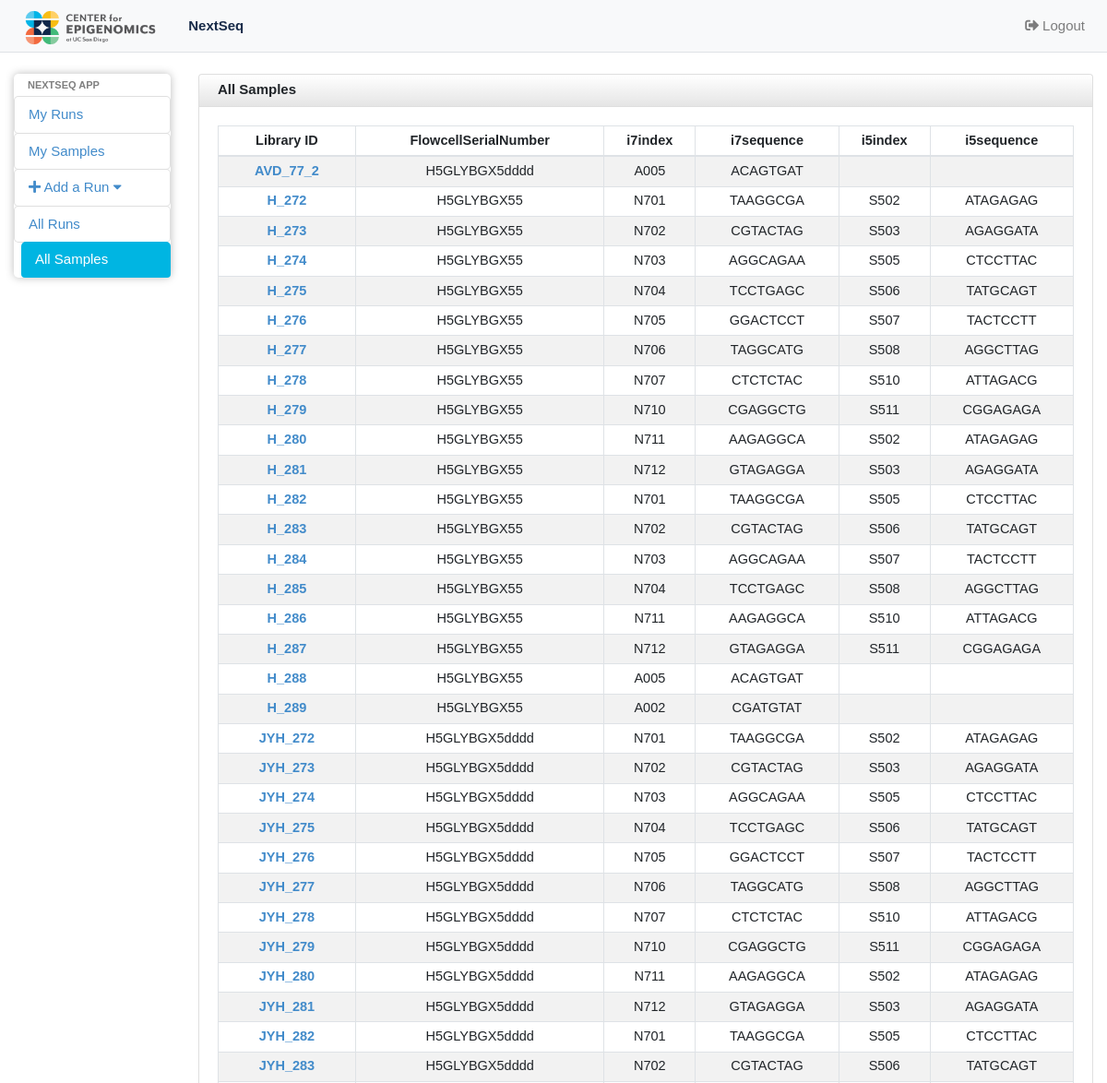
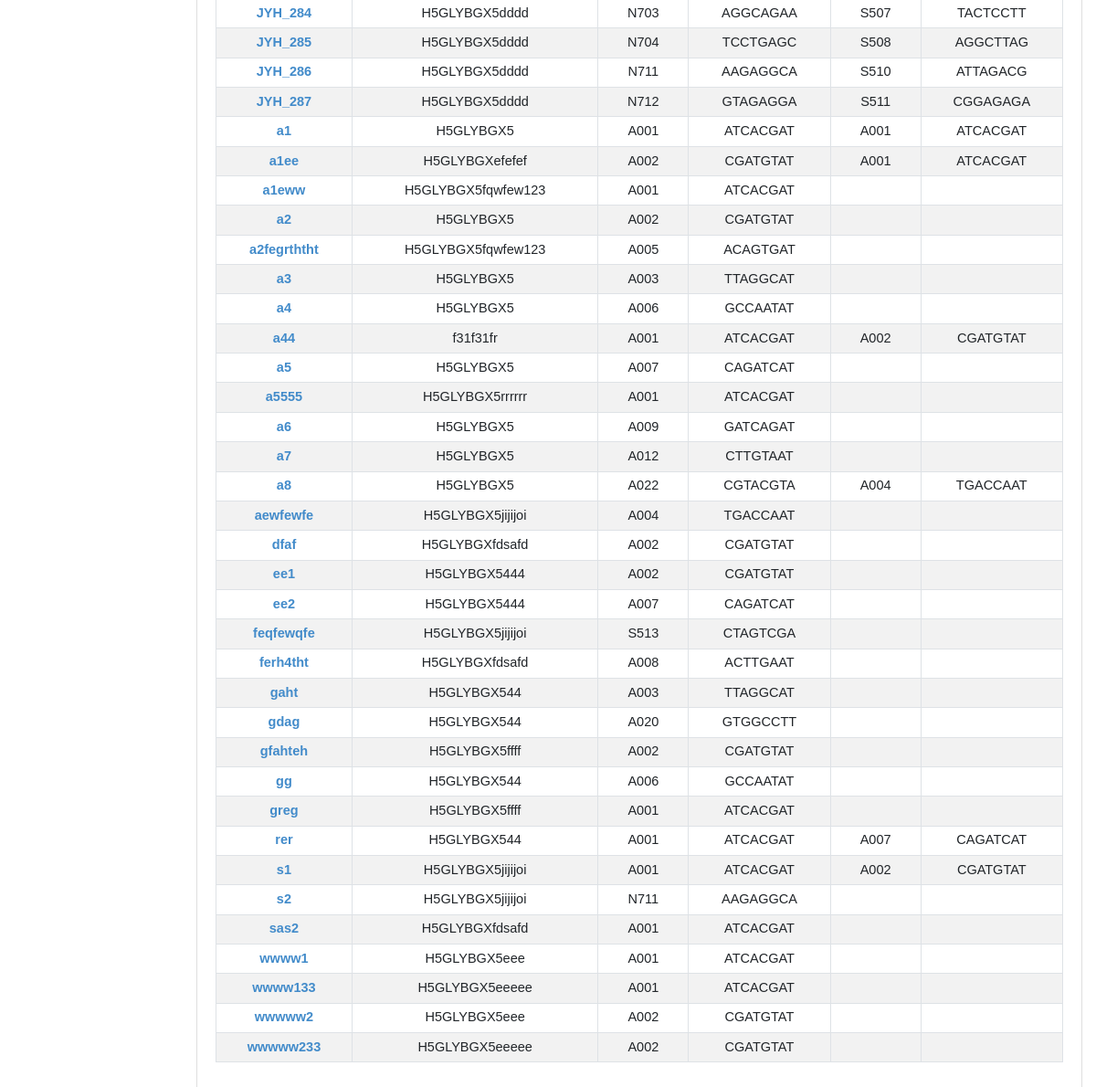
The page /nextseq_app/allsamples/ (signed in) on the database as committed earlier (2 pictures, top to bottom).
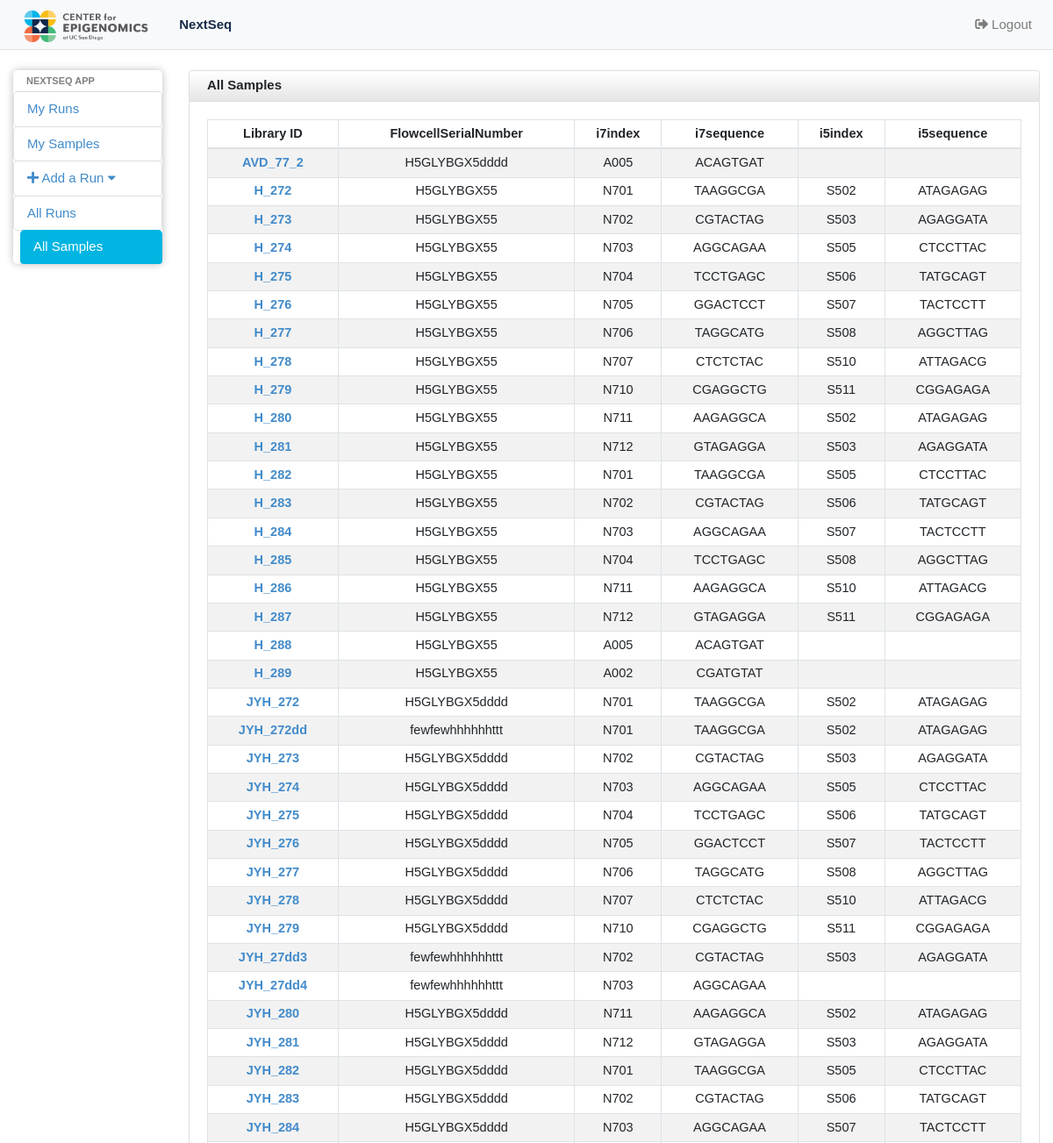
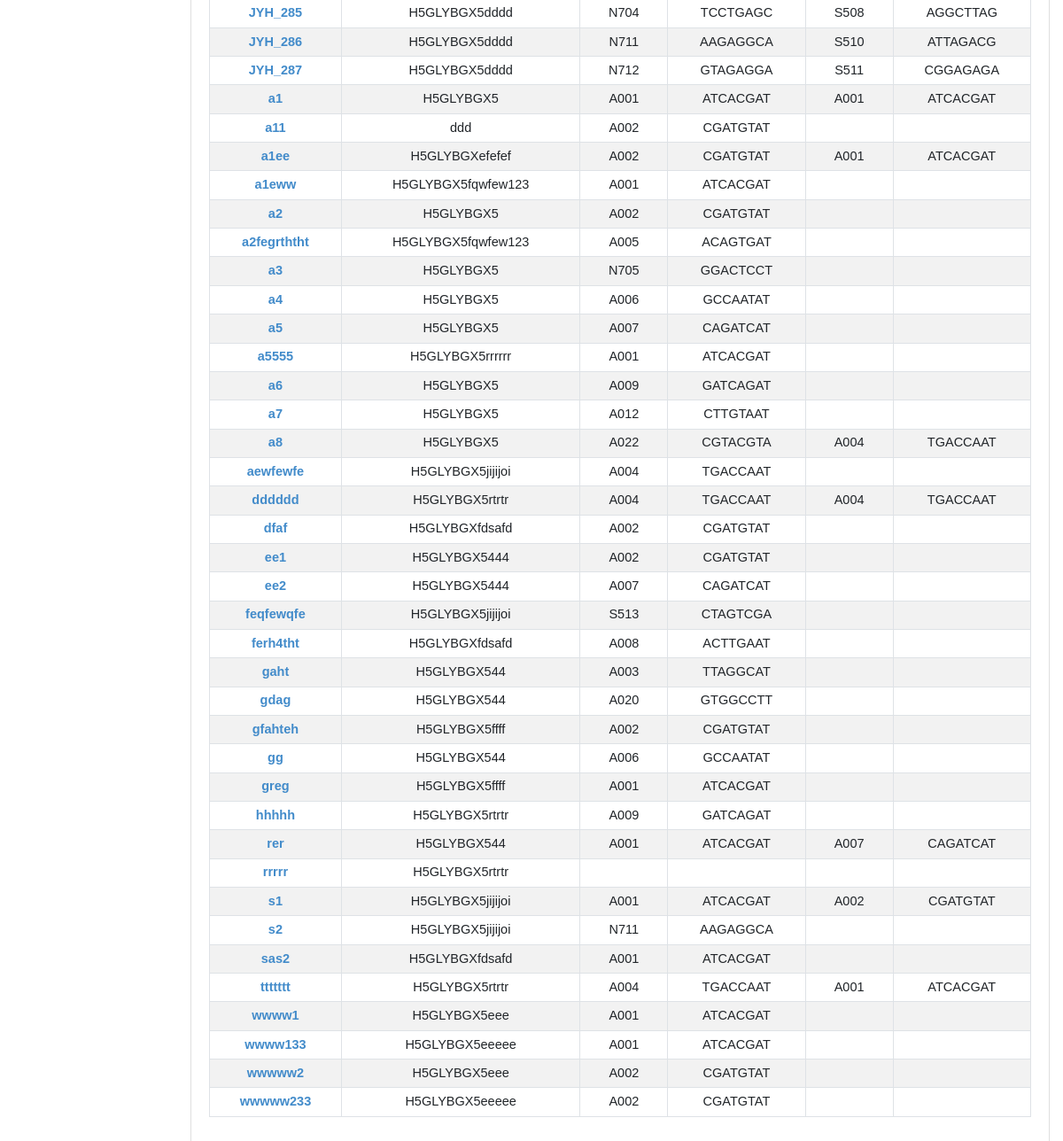
The same page on the database as committed later (2 pictures, top to bottom).
### nextseq_app/models.py (models this page shows, shortened)
class SamplesInRun(models.Model):
	singlerun = models.ForeignKey(RunInfo, on_delete=models.CASCADE)
	Library_ID = models.CharField(max_length=200,unique=True)
	i7index = models.ForeignKey(Barcode,related_name='i7_index', on_delete=models.CASCADE, blank=True)
	i5index = models.ForeignKey(Barcode,related_name='i5_index',on_delete=models.CASCADE, blank=True)
	class Meta:
		ordering = ['Library_ID']

class RunInfo(models.Model):
	Flowcell_ID  = models.CharField(max_length=200,unique=True, help_text='Please enter the FlowcellSerialNumber, like H5GLYBGX5')
	operator = models.ForeignKey(User, on_delete=models.CASCADE)
	date = models.DateField('I did this run on...',help_text='If the datepicker is not working, please enter in this form: yyyy-mm-dd, like 2018-04-03',blank=True,null=True)
	read_type_choice = (('SE','Single-end'),('PE','Paired-end'))
	read_type = models.CharField(max_length=2,choices=read_type_choice)
	read_length = models.CharField(max_length=50)
	def __str__(self):
		return self.Flowcell_ID
	class Meta:
		ordering = ['-date']

class Barcode(models.Model):
	indexid = models.CharField(max_length=200,unique=True)
	indexseq = models.CharField(max_length=200)
	def __str__(self):
		return self.indexid
	class Meta:
		ordering = ['indexid']

### nextseq_app/views.py (the view)
# urls.py: path('allsamples/', views.AllSamplesView,name='allsamples'),
@login_required
def AllSamplesView(request):
	Samples_list = SamplesInRun.objects.all()
	barcodes_dic = BarcodeDic()
	number = SamplesInRun.objects.count()
	context = {
		'Samples_list': Samples_list,
		'barcode': barcodes_dic,
		'number' : number
	}
	return render(request, 'nextseq_app/samplesinfo.html', context)

### nextseq_app/templatetags/nextseq_app_tags.py (called while the page is built)
@register.filter
def key(d, key_name):
	if key_name:
		return d[str(key_name)]
	else:
		return ''

### nextseq_app/views.py (called while the page is built)
def BarcodeDic():
	barcodes_dic = {}
	barcodes_list = Barcode.objects.all()
	for barcodes in barcodes_list:
		barcodes_dic[barcodes.indexid] = barcodes.indexseq
	return barcodes_dic

### nextseq_app/templates/nextseq_app/samplesinfo.html (shortened to what this page needs)
{% extends 'nextseq_app/base.html' %}
{% block body %}
{% load static %}
{% load nextseq_app_tags %}
<div id="wrapper">
  <nav class="navbar navbar-expand-lg navbar-default navbar-light bg-light fixed-top borderline">
    <a class="navbar-brand" href="#"><img alt="Charisma Logo" src="{% static 'nextseq_app/images/CFE_Brandmark-01.png' %}" class="crop" margin="-200px 0 -200px 0" width=auto height=50 /></a>
    <div class="collapse navbar-collapse" id="navbarNavDropdown">
      <ul class="navbar-nav">
        <li class="nav-item">
          <a class="nav-link active" href="{% url 'nextseq_app:userruns' %}"> NextSeq <span class="sr-only">(current)</span></a>
        </li>
      </ul>
      <ul class="navbar-nav ml-auto">
        <li class="nav-item">
          <a class="nav-link" href="{% url 'nextseq_app:logout' %}"><i class="fas fa-sign-out-alt"></i> Logout</a>
        </li>
      </ul>
    </div>
  </nav>
  <div class="container-fluid">
    <div class="row">
      <div id="sidebar" class="col-sm-2 col-md-2 col-lg-2" role="navigation">
        <div class="list-group">
          <li class="sidebar-header">Nextseq App</li>
          <a href="{% url 'nextseq_app:userruns' %}" class="list-group-item list-group-item-action-custom">My Runs</a>
          <a href="{% url 'nextseq_app:usersamples' %}" class="list-group-item list-group-item-action-custom" >My Samples</a>
          <a href="#addrun" class="list-group-item list-group-item-action-custom" data-toggle="collapse" ><i class="fas fa-plus"></i> Add a Run <i class="fa fa-caret-down"></i></a>
          <a href="{% url 'nextseq_app:allruns' %}" class="list-group-item list-group-item-action-custom">All Runs</a>
          <a href="{% url 'nextseq_app:allsamples' %}" class="list-group-item list-group-item-action-custom active" >All Samples</a>
        </div>
      </div>
      <div id="content" class="col-sm-10 col-md-10 col-lg-10">
        <div class="card">
          <div class="card-header fortable">
            All Samples
          </div>
          <div class="card-body">
            <table class="table table-sm table-striped table-bordered datatable text-center">
              <thead>
                <tr>
                  <th scope="col">Library ID</th>
                  <th scope="col">FlowcellSerialNumber</th>
                  <th scope="col">i7index</th>
                  <th scope="col">i7sequence</th>
                  <th scope="col">i5index</th>
                  <th scope="col">i5sequence</th>
                </tr>
              </thead>
              <tbody>
                {% for sample in Samples_list %}
                <tr>
                  <td><a href="#"> {{ sample.Library_ID }} </a></td>
                  <td>{{  sample.singlerun }}</td>
                  <td>{{  sample.i7index }}</td>
                  <td>{{ barcode|key:sample.i7index }}</td>
                  <td>{{  sample.i5index }}</td>
                  <td>{{ barcode|key:sample.i5index }}</td>
                </tr>
                {% empty %}
                <li>No Runs yet.</li>
                {% endfor %}
              </tbody>
            </table>
          </div>
        </div>
      </div>
    </div>
  </div>
</div>
{% endblock %}

Rows that differ between the two databases and show on the page:
removed SamplesInRun: Library_ID "a44", singlerun "f31f31fr", i7index "A001", i7index.indexid "ATCACGAT", i5index "A002", i5index.indexid "CGATGTAT"
added SamplesInRun: Library_ID "JYH_272dd", singlerun "fewfewhhhhhhttt", i7index "N701", i7index.indexid "TAAGGCGA", i5index "S502", i5index.indexid "ATAGAGAG"
added SamplesInRun: Library_ID "JYH_27dd3", singlerun "fewfewhhhhhhttt", i7index "N702", i7index.indexid "CGTACTAG", i5index "S503", i5index.indexid "AGAGGATA"
added SamplesInRun: Library_ID "JYH_27dd4", singlerun "fewfewhhhhhhttt", i7index "N703", i7index.indexid "AGGCAGAA"
added SamplesInRun: Library_ID "a11", singlerun "ddd", i7index "A002", i7index.indexid "CGATGTAT"
changed SamplesInRun (number 45 of 74 on the later page): i7index "A003" → "N705"; i7index.indexid "TTAGGCAT" → "GGACTCCT"
added SamplesInRun: Library_ID "dddddd", singlerun "H5GLYBGX5rtrtr", i7index "A004", i7index.indexid "TGACCAAT", i5index "A004", i5index.indexid "TGACCAAT"
added SamplesInRun: Library_ID "hhhhh", singlerun "H5GLYBGX5rtrtr", i7index "A009", i7index.indexid "GATCAGAT"
added SamplesInRun: Library_ID "rrrrr", singlerun "H5GLYBGX5rtrtr"
added SamplesInRun: Library_ID "ttttttt", singlerun "H5GLYBGX5rtrtr", i7index "A004", i7index.indexid "TGACCAAT", i5index "A001", i5index.indexid "ATCACGAT"
